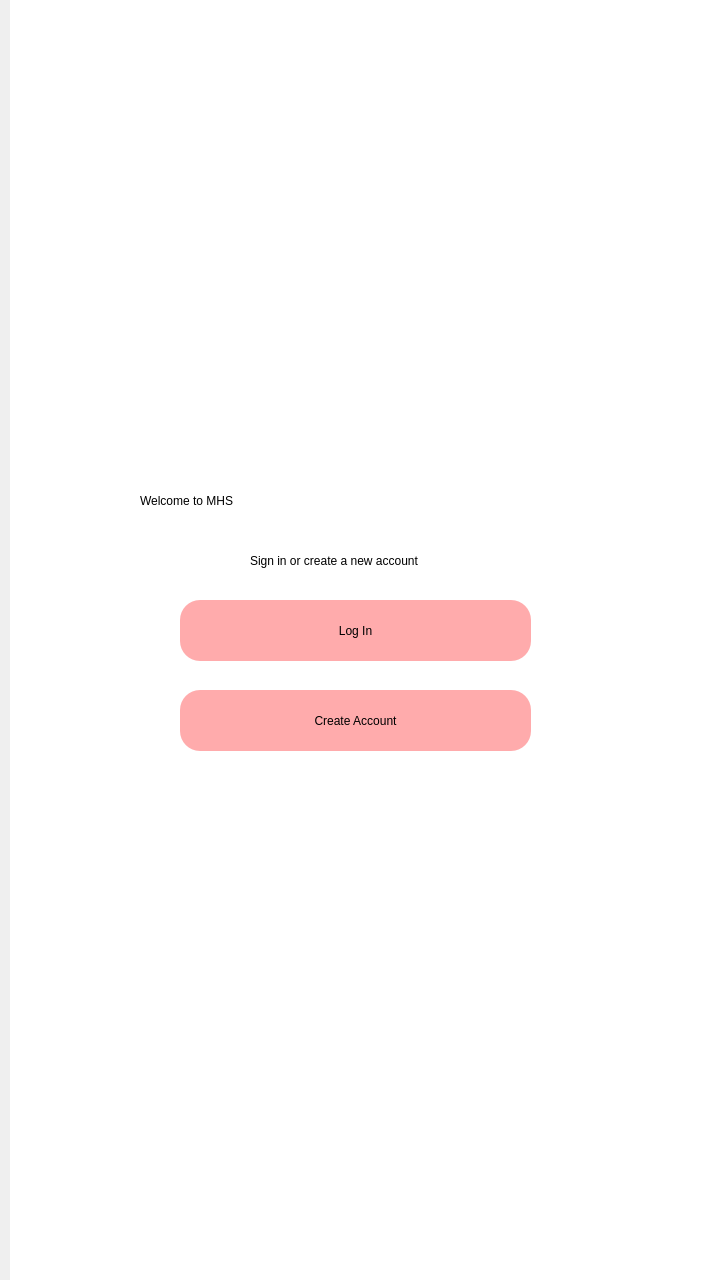
<?xml version="1.0" encoding="UTF-8"?>
<ui version="4.0">
 <class>Dialog</class>
 <widget class="QDialog" name="Dialog">
  <property name="geometry">
   <rect>
    <x>0</x>
    <y>0</y>
    <width>720</width>
    <height>1280</height>
   </rect>
  </property>
  <property name="windowTitle">
   <string>Dialog</string>
  </property>
  <widget class="QWidget" name="widget" native="true">
   <property name="geometry">
    <rect>
     <x>10</x>
     <y>0</y>
     <width>720</width>
     <height>1280</height>
    </rect>
   </property>
   <property name="styleSheet">
    <string notr="true">background-color: rgb(255, 255, 255);

</string>
   </property>
   <widget class="QLabel" name="label">
    <property name="geometry">
     <rect>
      <x>130</x>
      <y>460</y>
      <width>471</width>
      <height>81</height>
     </rect>
    </property>
    <property name="styleSheet">
     <string notr="true">color: rgb(0, 0, 0);
font: 36pt &quot;Monospace&quot;;
</string>
    </property>
    <property name="text">
     <string>Welcome to MHS</string>
    </property>
   </widget>
   <widget class="QLabel" name="label_2">
    <property name="geometry">
     <rect>
      <x>240</x>
      <y>540</y>
      <width>241</width>
      <height>41</height>
     </rect>
    </property>
    <property name="styleSheet">
     <string notr="true">color: rgb(0, 0, 0);
font: 10pt &quot;Monospace&quot;;
</string>
    </property>
    <property name="text">
     <string>Sign in or create a new account</string>
    </property>
   </widget>
   <widget class="QPushButton" name="Login">
    <property name="geometry">
     <rect>
      <x>170</x>
      <y>600</y>
      <width>351</width>
      <height>61</height>
     </rect>
    </property>
    <property name="styleSheet">
     <string notr="true">color: rgb(0, 0, 0);
background-color: rgb(255, 171, 172);
border-radius:20px;
font: 16pt &quot;Monospace&quot;;</string>
    </property>
    <property name="text">
     <string>Log In</string>
    </property>
   </widget>
   <widget class="QPushButton" name="Account">
    <property name="geometry">
     <rect>
      <x>170</x>
      <y>690</y>
      <width>351</width>
      <height>61</height>
     </rect>
    </property>
    <property name="styleSheet">
     <string notr="true">color: rgb(0, 0, 0);
background-color: rgb(255, 171, 172);
border-radius:20px;
font: 16pt &quot;Monospace&quot;;</string>
    </property>
    <property name="text">
     <string>Create Account</string>
    </property>
   </widget>
  </widget>
 </widget>
 <resources/>
 <connections/>
</ui>
